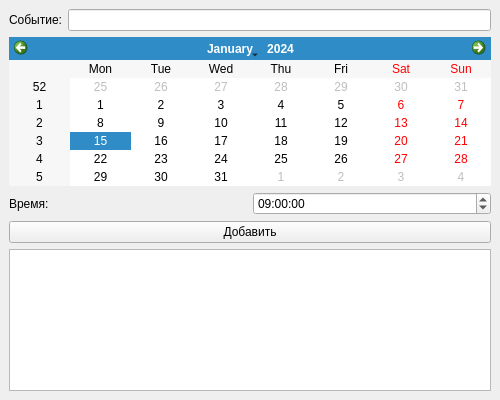
<?xml version="1.0" encoding="UTF-8"?>
<ui version="4.0">
 <class>MainWindow</class>
 <widget class="QMainWindow" name="MainWindow">
  <property name="geometry">
   <rect>
    <x>0</x>
    <y>0</y>
    <width>500</width>
    <height>400</height>
   </rect>
  </property>
  <property name="windowTitle">
   <string>Ежедневник</string>
  </property>
  <widget class="QWidget" name="centralwidget">
   <layout class="QVBoxLayout" name="verticalLayout">
    <item>
     <layout class="QHBoxLayout" name="horizontalLayout">
      <item>
       <widget class="QLabel" name="label">
        <property name="text">
         <string>Событие:</string>
        </property>
       </widget>
      </item>
      <item>
       <widget class="QLineEdit" name="lineEdit"/>
      </item>
     </layout>
    </item>
    <item>
     <widget class="QCalendarWidget" name="calendarWidget"/>
    </item>
    <item>
     <layout class="QHBoxLayout" name="horizontalLayout_2">
      <item>
       <widget class="QLabel" name="label_2">
        <property name="text">
         <string>Время:</string>
        </property>
       </widget>
      </item>
      <item>
       <widget class="QTimeEdit" name="timeEdit">
        <property name="time">
         <time>
          <hour>9</hour>
          <minute>0</minute>
          <second>0</second>
         </time>
        </property>
       </widget>
      </item>
     </layout>
    </item>
    <item>
     <widget class="QPushButton" name="pushButton">
      <property name="text">
       <string>Добавить</string>
      </property>
     </widget>
    </item>
    <item>
     <widget class="QListWidget" name="listWidget"/>
    </item>
   </layout>
  </widget>
 </widget>
 <resources/>
 <connections/>
</ui>
